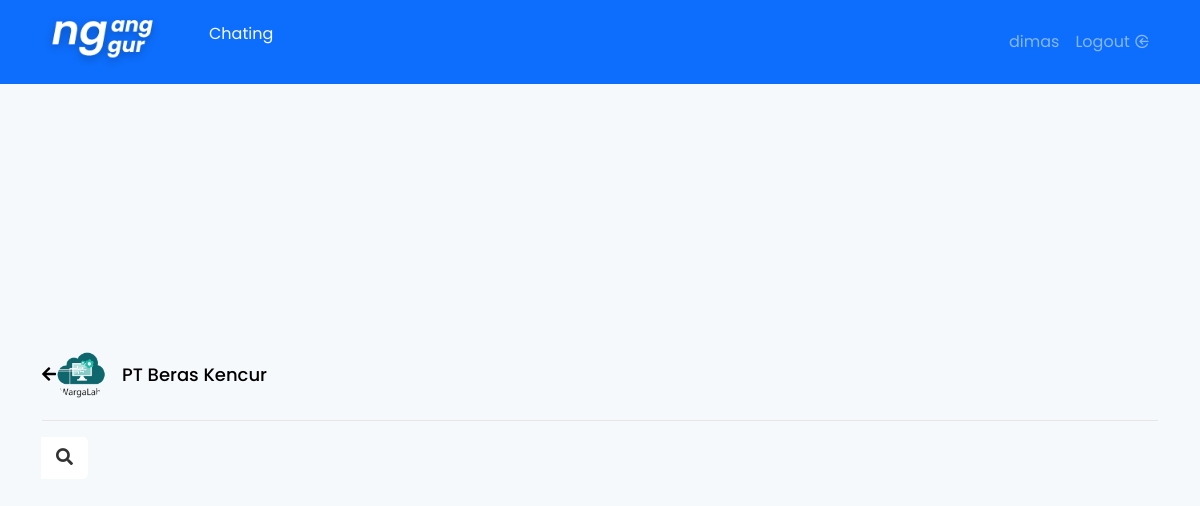
Screenshot of /view/chat/users.php (signed in) with the database file from the repository.
### tables this page shows
CREATE TABLE `umkm` (
  `id_user` int(20) NOT NULL,
  `email` varchar(50) NOT NULL,
  `password` varchar(256) NOT NULL,
  `nama_perusahaan` varchar(50) NOT NULL,
  `NIB` varchar(20) DEFAULT NULL,
  `NPWP` varchar(20) DEFAULT NULL,
  `no_rek` int(20) NOT NULL,
  `profile_photo` varchar(125) DEFAULT NULL,
  `status` enum('terima','tolak','menunggu') NOT NULL
);

### view/chat/users.php (the view, shortened to what this page needs)
<?php
	$login = true
?>
<?php include_once "header.php"; ?>
  </head>
<body>
    <nav class="navbar navbar-expand-lg fixed-top navbar-dark bg-primary">
      <div class="container">
        <a class="navbar-brand" href="../homepage/"><img class="logoImg" src="Logo.png" alt="" /></a>
        <div class="collapse navbar-collapse" id="navbarNav">
          <p class="text-light">Chating</p>
          <ul class="navbar-nav ms-auto">
            <?php
            if (!$login) {
            ?>
              <li class='nav-item'><a class='nav-link' aria-current='page' href='#'>Login<i class='uil uil-signin'></i></a></li>
              <li class='nav-item mx-3 mt-2'><div class='pemisahLogin'></div></li>
              <li class='nav-item'><a class='nav-link' href='#'>Register <i class='uil uil-user'></i></a></li>
            <?php
            }else{
             ?>
             <li class='nav-item'><a class='nav-link' aria-current='page' href=''><?= "dimas" ?></a></li>
             <li class='nav-item'><a class='nav-link' aria-current='page' href='login.php'>Logout <i class="uil uil-sign-in-alt"></i></a></li>
             <?php
            }
            ?>
          </ul>
        </div>
      </div>
    </nav>
	<div class="container-fluid">
		<section class="users mt-5">
			<header class="d-flex justify-content-between align-items-center ">
				<?php
					include_once "php/config.php";
          if ($_SESSION["level"] == "pekerja_jasa") {
            $sql = mysqli_query($conn, "SELECT * FROM `pekerja_jasa` WHERE email='{$_SESSION['email']}'");
          }elseif ($_SESSION["level"] == "umkm") {
            $sql = mysqli_query($conn, "SELECT * FROM `umkm` WHERE email='{$_SESSION['email']}'");
          }
					if(mysqli_num_rows($sql) > 0){
						$row = mysqli_fetch_assoc($sql);
					}
				?>
				<div class="content d-flex align-items-center">
					<a href="users.php" class="back-icon"><i class="fas fa-arrow-left arrow-black"></i></a>
					<img src="../../assets/profile_photo/<?= ($_SESSION['level'] == 'pekerja_jasa') ? $row['profile_photo'] : $row['profile_photo'] ?>" alt="" class="rounded-circle" >
					<div class="details ml-3">
						<span ><?= ($_SESSION['level'] == 'pekerja_jasa') ? ($row['nama_pertama'] . " " . $row['nama_terakhir']) : $row['nama_perusahaan']; ?></span>
					</div>
				</div>
			</header>
			<div class="search mt-3">
				<div class="input-group">
					<div class="input-group-append">
						<button class="btn btn-primary" type="button"><i class="fas fa-search"></i></button>
					</div>
				</div>
			</div>
		</section>
	</div>
</body>
</html>

### view/chat/style.css (style rules this page uses)
* { margin: 0; padding: 0; box-sizing: border-box; text-decoration: none; font-family: 'Poppins', sans-serif; }
body { display: flex; align-items: center; justify-content: center; min-height: 100vh; background: #f7f7f7; }
.users { padding: 25px 30px; }
.users header, .users-list a { display: flex; align-items: center; padding-bottom: 20px; justify-content: space-between; border-bottom: 1px solid #e6e6e6; }
:is(.users, .users-list) .content { display: flex; align-items: center; }
.users header .content img { height: 50px; width: 50px; }
:is(.users, .users-list) .details { color: #000; margin-left: 15px; }
:is(.users, .users-list) .details span { font-size: 18px; font-weight: 500; }
.users .search { margin: 20px 0; display: flex; position: relative; align-items: center; justify-content: space-between; }
.users .search button { width: 47px; height: 42px; border: none; outline: none; color: #333; background: #fff; cursor: pointer; font-size: 17px; border-radius: 0 5px 5px 0; transition: all 0.2s ease; }

### view/chat/css/style.css (style rules this page uses)
:root { --header-height: 3rem; --putih: #f5f9fc; --biru-tua: #042672; --biru-muda: #5191ff; --biru-muda-sekali: #c5d6ff; --abu-abu: #9d9d9d; --body-font: "Poppins", sans-serif; --big-font-size: 2rem; --h1-font-size: 1.5rem; --h2-font-size: 1.25rem; --h3-font-size: 1.125rem; --normal-font-size: 0.938rem; --small-font-size: 0.813rem; --smaller-font-size: 0.75rem; --font-light: 100; --font-medium: 500; --font-semi-bold: 600; --mb-0-25: 0.25rem; --mb-0-5: 0.5rem; --mb-0-75: 0.75rem; --mb-1: 1rem; --mb-1-5: 1.5rem; --mb-2: 2rem; --mb-2-5: 2.5rem; --mb-3: 3rem; --z-tooltip: 10; --z-fixed: 100; --z-modal: 1000; }
@media screen and (min-width: 968px) { :root { --big-font-size: 3rem; --h1-font-size: 2.25rem; --h2-font-size: 1.5rem; --h3-font-size: 1.25rem; --normal-font-size: 1rem; --small-font-size: 0.875rem; --smaller-font-size: 0.813rem; } }
* { box-sizing: border-box; padding: 0; margin: 0; }
html { scroll-behavior: smooth; }
body { margin: 0 0 var(--header-height) 0; font-family: var(--body-font); font-size: var(--normal-font-size); background-color: var(--putih); }
.logoImg { width: 80%; }
.navbar { transition: all 0.5s; }
.arrow-black { color: black; }

### rows the page displays
umkm: profile_photo (picture), nama_perusahaan "PT Beras Kencur"
